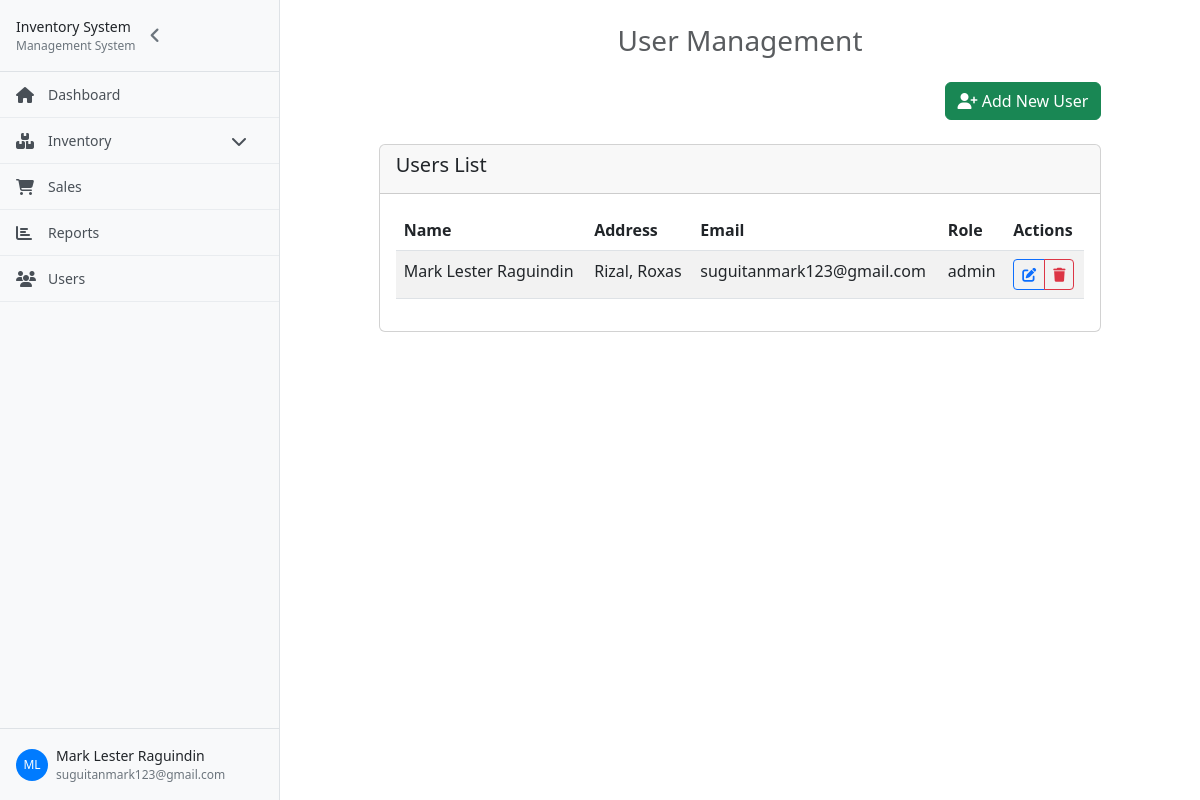
The app's page /admin/manageUsers.php (signed in), older data.
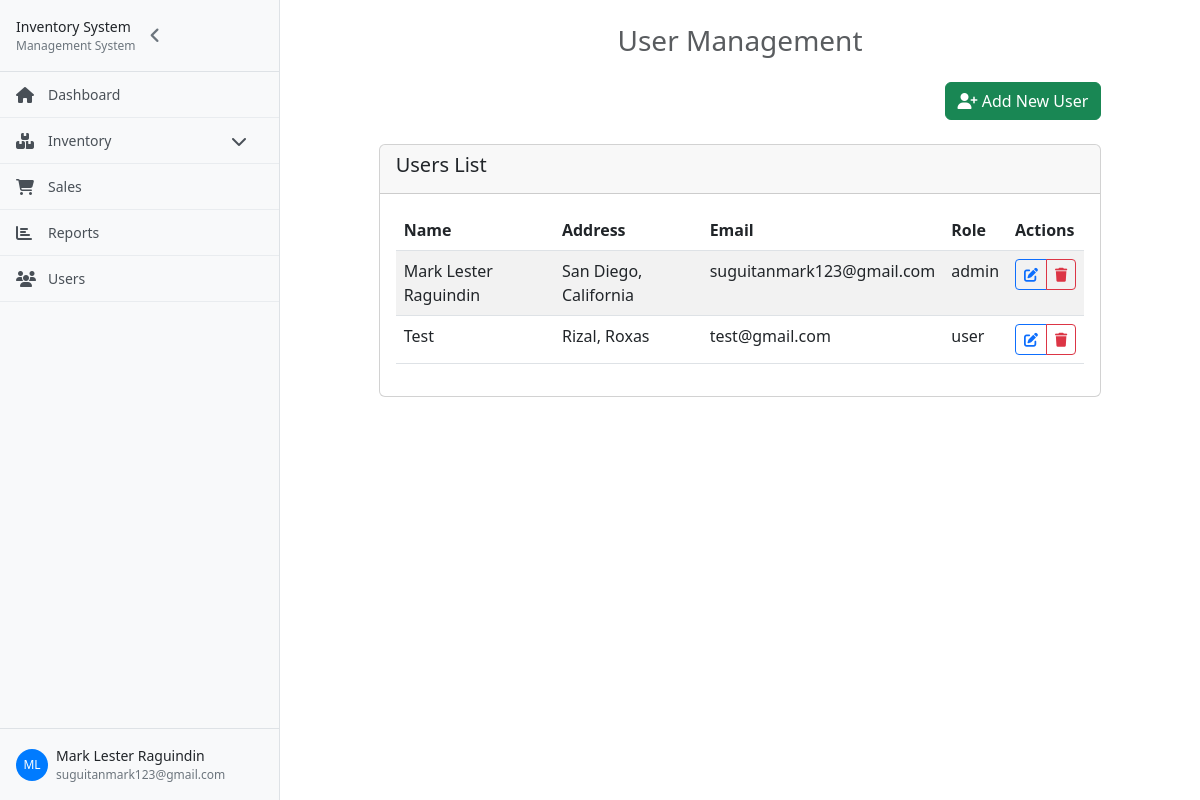
The same page, newer data.
### tables this page shows
CREATE TABLE `users` (
  `user_id` int(11) NOT NULL,
  `name` varchar(250) NOT NULL,
  `address` varchar(250) NOT NULL,
  `email` varchar(250) NOT NULL,
  `password` varchar(50) NOT NULL,
  `role` varchar(50) NOT NULL
);

### controllers/usersController.php (called while the page is built, shortened)
<?php
$users = [];
$sql = "SELECT * FROM users";
$result = mysqli_query($con, $sql);
if ($result) {
    while ($row = mysqli_fetch_assoc($result)) {
        $users[] = $row;
    }
}
$edit_user = null;
?>

### admin/manageUsers.php (the view, shortened to what this page needs)
<?php
include '../components/config.php';
include '../controllers/usersController.php';
?>
<!DOCTYPE html>
<html lang="en">
<head>
    <link rel="stylesheet" href="../bootstrap/css/bootstrap-grid.css">
    <link href="https://cdnjs.cloudflare.com/ajax/libs/bootstrap/5.3.0/css/bootstrap.min.css" rel="stylesheet">
    <link href="https://cdnjs.cloudflare.com/ajax/libs/font-awesome/6.4.0/css/all.min.css" rel="stylesheet">
    <link rel="stylesheet" href="../customStyles/index.css">
</head>
<body>
    <?php include '../components/adminSidebar.php'; ?>
    <div class="main-content py-4 p-4">
        <div class="row justify-content-center">
            <div class="col-md-10">
                <h3 class="mb-4 text-center text-muted">User Management</h3>
                <?php if (!$edit_user): ?>
                <div class="mb-4 text-end">
                    <button type="button" class="btn btn-success" data-bs-toggle="modal" data-bs-target="#addUserModal">
                        <i class="fas fa-user-plus"></i> Add New User
                    </button>
                </div>
                <?php endif; ?>
                <div class="card">
                    <div class="card-header">
                        <h5>Users List</h5>
                    </div>
                    <div class="card-body">
                        <?php if (empty($users)): ?>
                            <div class="text-center py-4">
                                <i class="fas fa-users fa-3x text-muted mb-3"></i>
                                <p class="text-muted">No users found. Add your first user above!</p>
                            </div>
                        <?php else: ?>
                            <div class="table-responsive">
                                <table class="table table-striped">
                                    <thead>
                                        <tr>
                                            <th>Name</th>
                                            <th>Address</th>
                                            <th>Email</th>
                                            <th>Role</th>
                                            <th>Actions</th>
                                        </tr>
                                    </thead>
                                    <tbody>
                                        <?php foreach ($users as $user): ?>
                                            <tr>
                                                <td><?php echo htmlspecialchars($user['name']); ?></td>
                                                <td><?php echo htmlspecialchars($user['address']); ?></td>
                                                <td><?php echo htmlspecialchars($user['email']); ?></td>
                                                <td><?php echo htmlspecialchars($user['role']); ?></td>
                                                <td>
                                                    <div class="btn-group" role="group">
                                                        <a href="?edit=<?php echo $user['user_id']; ?>" class="btn btn-sm btn-outline-primary">
                                                            <i class="fas fa-edit"></i>
                                                        </a>
                                                        <button type="button" class="btn btn-sm btn-outline-danger" onclick="deleteUser(<?php echo $user['user_id']; ?>, '<?php echo htmlspecialchars($user['name']); ?>')">
                                                            <i class="fas fa-trash"></i>
                                                        </button>
                                                    </div>
                                                </td>
                                            </tr>
                                        <?php endforeach; ?>
                                    </tbody>
                                </table>
                            </div>
                        <?php endif; ?>
                    </div>
                </div>
            </div>
        </div>
    </div>
</body>
</html>

Row changes from the older to the newer data that the page shows:
changed users "Mark Lester Raguindin": address "Rizal, Roxas" → "San Diego, California"
added users: name "Test", address "Rizal, Roxas", email "test@gmail.com", role "user"
